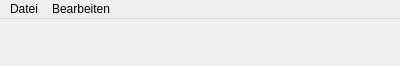
<?xml version="1.0" encoding="UTF-8"?>
<ui version="4.0">
 <class>MainWindow</class>
 <widget class="QMainWindow" name="MainWindow">
  <property name="geometry">
   <rect>
    <x>0</x>
    <y>0</y>
    <width>400</width>
    <height>66</height>
   </rect>
  </property>
  <property name="sizePolicy">
   <sizepolicy hsizetype="Fixed" vsizetype="Fixed">
    <horstretch>0</horstretch>
    <verstretch>0</verstretch>
   </sizepolicy>
  </property>
  <property name="windowTitle">
   <string>MainWindow</string>
  </property>
  <widget class="QWidget" name="centralwidget"/>
  <widget class="QMenuBar" name="menubar">
   <property name="geometry">
    <rect>
     <x>0</x>
     <y>0</y>
     <width>400</width>
     <height>22</height>
    </rect>
   </property>
   <widget class="QMenu" name="menuDatei">
    <property name="title">
     <string>Datei</string>
    </property>
    <addaction name="actionBild_laden"/>
    <addaction name="actionEnde"/>
   </widget>
   <widget class="QMenu" name="menuBearbeiten">
    <property name="title">
     <string>Bearbeiten</string>
    </property>
    <widget class="QMenu" name="menuFilter">
     <property name="title">
      <string>Filter</string>
     </property>
     <addaction name="actionKantenfilter_Canny"/>
     <addaction name="actionLaPlace_Operator"/>
     <addaction name="actionSobelfilter"/>
     <addaction name="actionGaussfilter"/>
     <addaction name="actionMedianfilter"/>
    </widget>
    <addaction name="actionTestbild_langsam"/>
    <addaction name="actionTestbild_schnell"/>
    <addaction name="separator"/>
    <addaction name="menuFilter"/>
    <addaction name="separator"/>
    <addaction name="actionInvertieren"/>
    <addaction name="actionHistogrammausgleich"/>
    <addaction name="separator"/>
    <addaction name="actionScaling"/>
    <addaction name="actionDilatieren"/>
    <addaction name="actionErodieren"/>
    <addaction name="separator"/>
    <addaction name="actionZeitmessung"/>
   </widget>
   <addaction name="menuDatei"/>
   <addaction name="menuBearbeiten"/>
  </widget>
  <action name="actionBild_laden">
   <property name="text">
    <string>Bild laden</string>
   </property>
  </action>
  <action name="actionEnde">
   <property name="text">
    <string>Ende</string>
   </property>
  </action>
  <action name="actionTestbild_langsam">
   <property name="text">
    <string>Testbild (langsam)</string>
   </property>
  </action>
  <action name="actionTestbild_schnell">
   <property name="text">
    <string>Testbild (schnell)</string>
   </property>
  </action>
  <action name="actionInvertieren">
   <property name="text">
    <string>Invertieren</string>
   </property>
  </action>
  <action name="actionZeitmessung">
   <property name="checkable">
    <bool>true</bool>
   </property>
   <property name="text">
    <string>Zeitmessung</string>
   </property>
  </action>
  <action name="actionScaling">
   <property name="text">
    <string>Skalieren</string>
   </property>
  </action>
  <action name="actionHistogrammausgleich">
   <property name="text">
    <string>Histogrammausgleich</string>
   </property>
  </action>
  <action name="actionKantenfilter_Canny">
   <property name="text">
    <string>Kantenfilter(Canny)</string>
   </property>
  </action>
  <action name="actionLaPlace_Operator">
   <property name="text">
    <string>LaPlace Operator</string>
   </property>
  </action>
  <action name="actionSobelfilter">
   <property name="text">
    <string>Sobelfilter</string>
   </property>
  </action>
  <action name="actionGaussfilter">
   <property name="text">
    <string>Gaussfilter</string>
   </property>
  </action>
  <action name="actionMedianfilter">
   <property name="text">
    <string>Medianfilter</string>
   </property>
  </action>
  <action name="actionDilatieren">
   <property name="text">
    <string>Dilatieren</string>
   </property>
  </action>
  <action name="actionErodieren">
   <property name="text">
    <string>Erodieren</string>
   </property>
  </action>
 </widget>
 <resources/>
 <connections/>
</ui>
